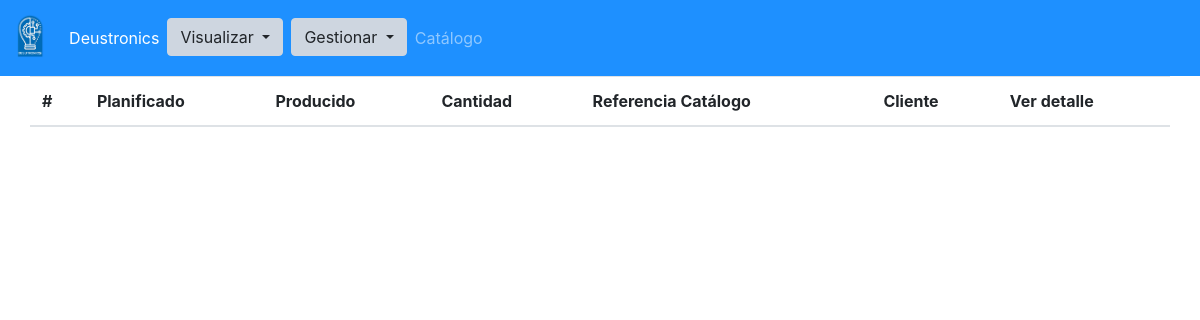
Page /pedidos/ on the earlier database version.
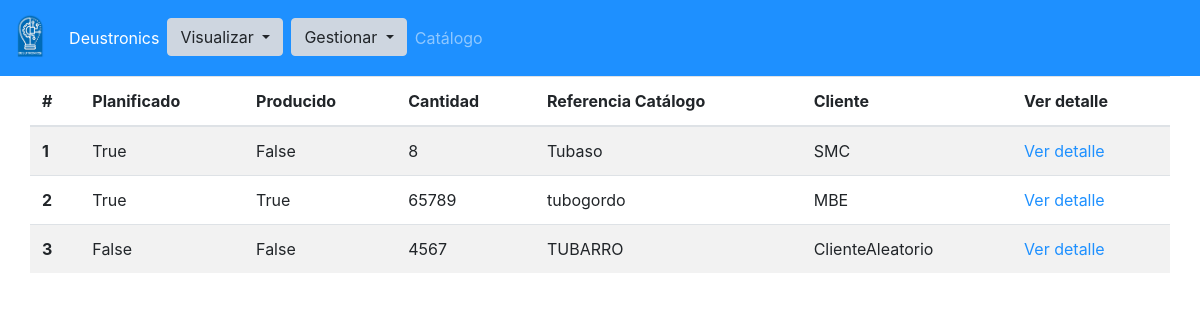
Same page on the later database version.
### app/models.py (models this page shows, shortened)
class Pedido(models.Model):
    planificado = models.BooleanField()
    producido = models.BooleanField()
    cantidad = models.IntegerField()
    catalogo = models.ForeignKey(
        Catalogo, on_delete=models.SET_NULL, null=True)
    cliente = models.ForeignKey(Cliente, on_delete=models.SET_NULL, null=True)

class Catalogo(models.Model):
    descripcion = models.CharField(max_length=250)
    nombre = models.CharField(max_length=100, default="NombreDefault")
    precio = models.FloatField(default = 0.0)
    def __str__(self):
       return self.nombre

class Cliente(models.Model):
    nombre = models.CharField(max_length=100)
    usuario = models.ForeignKey(Usuario, on_delete=models.CASCADE)

### app/views.py (the view)
# urls.py: path('pedidos/', views.PedidoListView.as_view(), name='pedido_lista'),
class PedidoListView(ListView):
    model = Pedido
    template_name = 'pedido_lista.html'
    queryset = Pedido.objects.all()
    context_object_name = 'pedidos'
    def get_context_data(self, **kwargs):
        context = super(PedidoListView, self).get_context_data(**kwargs)
        return context

### app/templates/pedido_lista.html
{%extends 'base.html'%} {% block content%}
<table class="table table-striped">
  <thead>
    <tr>
      <th scope="col">#</th>
      <th scope="col">Planificado</th>
      <th scope="col">Producido</th>
      <th scope="col">Cantidad</th>
      <th scope="col">Referencia Catálogo</th>
      <th scope="col">Cliente</th>
      <th scope="col">Ver detalle</th>
    </tr>
  </thead>
  <tbody>
    {%for pedido in pedidos%}
    <tr>
      <th scope="row">{{pedido.id}}</th>
      <td>{{pedido.planificado}}</td>
      <td>{{pedido.producido}}</td>
      <td>{{pedido.cantidad}}</td>
      <td>{{pedido.catalogo}}</td>
      <td>{{pedido.cliente.nombre}}</td>
      <td><a href="{%url 'pedido_detalle' pedido.id %}"> Ver detalle</a></td>
    </tr>
    {%endfor%}
  </tbody>
</table>
{%endblock%}

Differences in the rows shown:
added Pedido: id "1", planificado "True", producido "False", cantidad "8", catalogo "Tubaso", cliente.nombre "SMC"
added Pedido: id "2", planificado "True", producido "True", cantidad "65789", catalogo "tubogordo", cliente.nombre "MBE"
added Pedido: id "3", planificado "False", producido "False", cantidad "4567", catalogo "TUBARRO", cliente.nombre "ClienteAleatorio"
